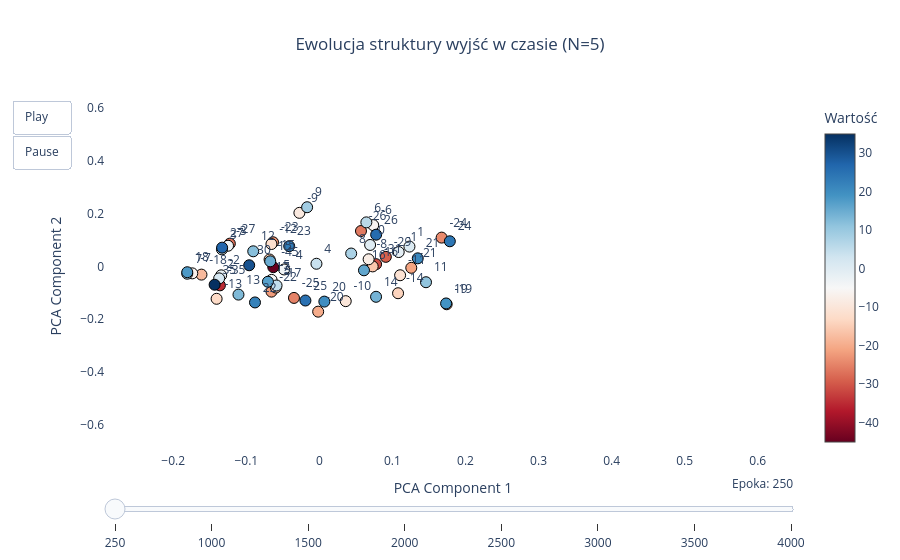

This figure's notebook cell:
### Code cell
analizowane_epoki = [250, 1000, 1500, 2000, 2500, 3000, 3500, 4000]

animate_weight_evolution(model, N=5, epochs_list=analizowane_epoki, head_idx=0)

### Figure 1 — Plotly figure (JSON) as saved in the notebook; plotly's stock layout.template omitted (floating-point values rounded to 4 significant figures)
{"data": [{"marker": {"color": [-45, -35, -31, -29, -27, -26, -25, -24, -23, -22, -21, -20, -19, -18, -17, -16, -15, -14, -13, -12, -11, -10, -9, -8, -7, -6, -5, -4, -3, -2, -1, 0, 1, 2, 3, 4, 5, 6, 7, 8, 9, 11, 12, 13, 14, 15, 16, 17, 18, 19, 20, 21, 22, 23, 24, 25, 26, 27, 30, 35], "colorbar": {"title": {"text": "Wartość"}}, "colorscale": [[0, "rgb(103,0,31)"], [0.1, "rgb(178,24,43)"], [0.2, "rgb(214,96,77)"], [0.3, "rgb(244,165,130)"], [0.4, "rgb(253,219,199)"], [0.5, "rgb(247,247,247)"], [0.6, "rgb(209,229,240)"], [0.7, "rgb(146,197,222)"], [0.8, "rgb(67,147,195)"], [0.9, "rgb(33,102,172)"], [1, "rgb(5,48,97)"]], "line": {"color": "Black", "width": 1}, "showscale": true, "size": 11}, "mode": "markers+text", "text": ["-45", "-35", "-31", "-29", "-27", "-26", "-25", "-24", "-23", "-22", "-21", "-20", "-19", "-18", "-17", "-16", "-15", "-14", "-13", "-12", "-11", "-10", "-9", "-8", "-7", "-6", "-5", "-4", "-3", "-2", "-1", "0", "1", "2", "3", "4", "5", "6", "7", "8", "9", "11", "12", "13", "14", "15", "16", "17", "18", "19", "20", "21", "22", "23", "24", "25", "26", "27", "30", "35"], "textposition": "top right", "type": "scatter", "x": [-0.06308, -0.1361, 0.07763, 0.09098, -0.1225, 0.05695, -0.03476, 0.1673, -0.06341, -0.06553, 0.1258, -0.001642, 0.1742, -0.1614, -0.05956, 0.07296, -0.06816, 0.1077, -0.1406, -0.06562, 0.1105, 0.0361, -0.02735, 0.06743, -0.174, 0.07372, -0.06542, -0.04831, -0.125, -0.1344, 0.1086, 0.06946, 0.1233, -0.1372, -0.1334, -0.003977, -0.05858, 0.0643, -0.1808, 0.04354, -0.01676, 0.1459, -0.09051, -0.1107, 0.0776, -0.06727, 0.06104, -0.07042, -0.1808, 0.1735, 0.006803, 0.1347, -0.08812, -0.04126, 0.1786, -0.0191, 0.07773, -0.1331, -0.09603, -0.1434], "y": [-0.003261, -0.07187, 0.008212, 0.03585, 0.08588, 0.1335, -0.1194, 0.1087, 0.09109, -0.0956, -0.00552, -0.1713, -0.1433, -0.03128, -0.08012, -0.0001987, 0.02587, -0.1016, -0.1227, 0.08437, -0.03361, -0.1316, 0.2022, 0.02667, -0.02648, 0.1558, -0.05116, -0.01177, 0.07791, -0.03398, 0.05402, 0.08085, 0.07472, -0.0455, 0.06409, 0.00977, -0.07241, 0.1662, -0.02786, 0.0485, 0.2235, -0.06002, 0.05686, -0.1068, -0.1151, 0.019, -0.015, -0.05826, -0.02226, -0.1402, -0.1333, 0.03033, -0.1364, 0.07628, 0.09477, -0.1292, 0.1197, 0.07067, 0.004154, -0.06951]}], "layout": {"hovermode": "closest", "plot_bgcolor": "white", "sliders": [{"currentvalue": {"font": {"size": 12}, "prefix": "Epoka: ", "visible": true, "xanchor": "right"}, "steps": [{"args": [["Epoka 250"], {"frame": {"duration": 300, "redraw": true}, "mode": "immediate"}], "label": "250", "method": "animate"}, {"args": [["Epoka 1000"], {"frame": {"duration": 300, "redraw": true}, "mode": "immediate"}], "label": "1000", "method": "animate"}, {"args": [["Epoka 1500"], {"frame": {"duration": 300, "redraw": true}, "mode": "immediate"}], "label": "1500", "method": "animate"}, {"args": [["Epoka 2000"], {"frame": {"duration": 300, "redraw": true}, "mode": "immediate"}], "label": "2000", "method": "animate"}, {"args": [["Epoka 2500"], {"frame": {"duration": 300, "redraw": true}, "mode": "immediate"}], "label": "2500", "method": "animate"}, {"args": [["Epoka 3000"], {"frame": {"duration": 300, "redraw": true}, "mode": "immediate"}], "label": "3000", "method": "animate"}, {"args": [["Epoka 3500"], {"frame": {"duration": 300, "redraw": true}, "mode": "immediate"}], "label": "3500", "method": "animate"}, {"args": [["Epoka 4000"], {"frame": {"duration": 300, "redraw": true}, "mode": "immediate"}], "label": "4000", "method": "animate"}], "transition": {"duration": 0}, "x": 0, "y": 0}], "title": {"text": "Ewolucja struktury wyjść w czasie (N=5)", "x": 0.5}, "updatemenus": [{"buttons": [{"args": [null, {"frame": {"duration": 600, "redraw": true}, "fromcurrent": true}], "label": "Play", "method": "animate"}, {"args": [[null], {"frame": {"duration": 0, "redraw": false}, "mode": "immediate"}], "label": "Pause", "method": "animate"}], "showactive": false, "type": "buttons"}], "xaxis": {"range": [-0.2934, 0.6592], "title": {"text": "PCA Component 1"}}, "yaxis": {"range": [-0.7018, 0.6288], "title": {"text": "PCA Component 2"}}}}
